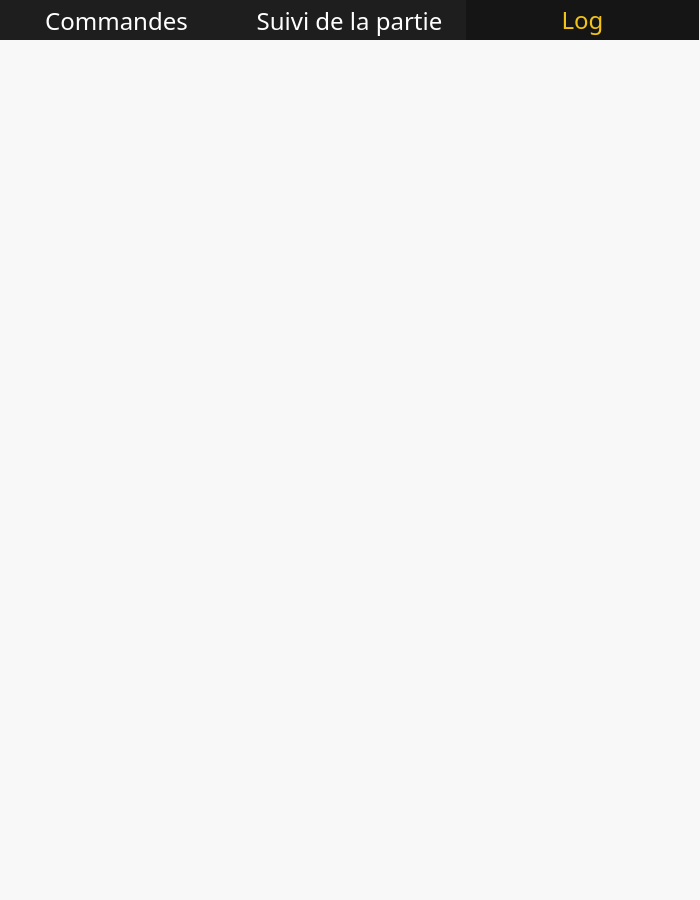
<?xml version="1.0" encoding="UTF-8"?>
<ui version="4.0">
 <class>C_Controller</class>
 <widget class="QMainWindow" name="C_Controller">
  <property name="geometry">
   <rect>
    <x>0</x>
    <y>0</y>
    <width>700</width>
    <height>900</height>
   </rect>
  </property>
  <property name="minimumSize">
   <size>
    <width>700</width>
    <height>900</height>
   </size>
  </property>
  <property name="maximumSize">
   <size>
    <width>700</width>
    <height>1200</height>
   </size>
  </property>
  <property name="windowTitle">
   <string>C_Controller</string>
  </property>
  <property name="styleSheet">
   <string notr="true">QMainWindow{
	border-image:url(:/images/background.png);
}</string>
  </property>
  <widget class="QWidget" name="centralwidget">
   <property name="styleSheet">
    <string notr="true"/>
   </property>
   <layout class="QVBoxLayout" name="verticalLayout">
    <property name="spacing">
     <number>0</number>
    </property>
    <property name="leftMargin">
     <number>0</number>
    </property>
    <property name="topMargin">
     <number>0</number>
    </property>
    <property name="rightMargin">
     <number>0</number>
    </property>
    <property name="bottomMargin">
     <number>0</number>
    </property>
    <item>
     <widget class="QTabWidget" name="tabWidget">
      <property name="sizePolicy">
       <sizepolicy hsizetype="Expanding" vsizetype="Expanding">
        <horstretch>0</horstretch>
        <verstretch>0</verstretch>
       </sizepolicy>
      </property>
      <property name="minimumSize">
       <size>
        <width>700</width>
        <height>0</height>
       </size>
      </property>
      <property name="font">
       <font>
        <family>Germania</family>
        <pointsize>10</pointsize>
        <weight>50</weight>
        <bold>false</bold>
       </font>
      </property>
      <property name="styleSheet">
       <string notr="true">QTabWidget{
	background-color:rgb(250,0,0);
}

QTabWidget::pane {
    background: transparent;
    border:none;
}

QTabBar::tab {
    background: transparent;
	border:none;
}



QWidget{background:transparent} QTabWidget::pane{border: none;background-color: transparent;} 
QTabBar::tab {background-color: #1E1E1E;color: white;width: 233px;height:40px;font-size:24px} 
 QTabBar::tab:hover{background-color:#303030; color: white;}    
QTabBar::tab:selected{background-color: #151515; color: #f3c216;}
</string>
      </property>
      <property name="currentIndex">
       <number>2</number>
      </property>
      <widget class="QWidget" name="tab_3">
       <attribute name="title">
        <string>Commandes</string>
       </attribute>
       <layout class="QVBoxLayout" name="verticalLayout_6" stretch="1,1,1,4">
        <property name="spacing">
         <number>20</number>
        </property>
        <property name="leftMargin">
         <number>150</number>
        </property>
        <property name="topMargin">
         <number>0</number>
        </property>
        <property name="rightMargin">
         <number>150</number>
        </property>
        <property name="bottomMargin">
         <number>0</number>
        </property>
        <item>
         <spacer name="verticalSpacer_2">
          <property name="orientation">
           <enum>Qt::Vertical</enum>
          </property>
          <property name="sizeHint" stdset="0">
           <size>
            <width>20</width>
            <height>40</height>
           </size>
          </property>
         </spacer>
        </item>
        <item>
         <widget class="QPushButton" name="buttonStartGame">
          <property name="sizePolicy">
           <sizepolicy hsizetype="Fixed" vsizetype="Fixed">
            <horstretch>0</horstretch>
            <verstretch>0</verstretch>
           </sizepolicy>
          </property>
          <property name="minimumSize">
           <size>
            <width>400</width>
            <height>50</height>
           </size>
          </property>
          <property name="font">
           <font>
            <family>Harry Potter</family>
            <pointsize>16</pointsize>
           </font>
          </property>
          <property name="styleSheet">
           <string notr="true">QPushButton{
	background-color:#EE151515;
	color:white;
	border-radius : 16px;
}

QPushButton:hover{
	background-color:#F8151515;
}</string>
          </property>
          <property name="text">
           <string>Demarrer la partie</string>
          </property>
         </widget>
        </item>
        <item>
         <widget class="QPushButton" name="buttonRestartTurn">
          <property name="sizePolicy">
           <sizepolicy hsizetype="Fixed" vsizetype="Fixed">
            <horstretch>0</horstretch>
            <verstretch>0</verstretch>
           </sizepolicy>
          </property>
          <property name="minimumSize">
           <size>
            <width>400</width>
            <height>50</height>
           </size>
          </property>
          <property name="font">
           <font>
            <family>Harry Potter</family>
            <pointsize>16</pointsize>
           </font>
          </property>
          <property name="styleSheet">
           <string notr="true">QPushButton{
	background-color:#EE151515;
	color:white;
	border-radius : 16px;
}

QPushButton:hover{
	background-color:#F8151515;
}</string>
          </property>
          <property name="text">
           <string>Recommencer le tour</string>
          </property>
         </widget>
        </item>
        <item>
         <spacer name="verticalSpacer_3">
          <property name="orientation">
           <enum>Qt::Vertical</enum>
          </property>
          <property name="sizeHint" stdset="0">
           <size>
            <width>20</width>
            <height>40</height>
           </size>
          </property>
         </spacer>
        </item>
       </layout>
      </widget>
      <widget class="QWidget" name="tab_2">
       <property name="styleSheet">
        <string notr="true">QWidget{
	background-color:rgba(0,0,0,0);
	border: none;
}
</string>
       </property>
       <attribute name="title">
        <string>Suivi de la partie</string>
       </attribute>
       <widget class="QScrollArea" name="scrollArea">
        <property name="geometry">
         <rect>
          <x>0</x>
          <y>350</y>
          <width>701</width>
          <height>511</height>
         </rect>
        </property>
        <property name="maximumSize">
         <size>
          <width>16777215</width>
          <height>16777215</height>
         </size>
        </property>
        <property name="styleSheet">
         <string notr="true"/>
        </property>
        <property name="verticalScrollBarPolicy">
         <enum>Qt::ScrollBarAlwaysOff</enum>
        </property>
        <property name="horizontalScrollBarPolicy">
         <enum>Qt::ScrollBarAlwaysOff</enum>
        </property>
        <property name="widgetResizable">
         <bool>true</bool>
        </property>
        <widget class="QWidget" name="scrollAreaPlayers">
         <property name="geometry">
          <rect>
           <x>0</x>
           <y>0</y>
           <width>701</width>
           <height>511</height>
          </rect>
         </property>
         <property name="styleSheet">
          <string notr="true">QAbstractScrollArea
{
background-color: transparent;
}
QWidget#scrollAreaWidgetContents{
background-color: transparent; /*or a colour*/
}</string>
         </property>
         <layout class="QVBoxLayout" name="verticalLayout_3">
          <item>
           <layout class="QVBoxLayout" name="layoutPlayers">
            <property name="spacing">
             <number>0</number>
            </property>
            <property name="sizeConstraint">
             <enum>QLayout::SetMinimumSize</enum>
            </property>
           </layout>
          </item>
          <item>
           <spacer name="verticalSpacer">
            <property name="orientation">
             <enum>Qt::Vertical</enum>
            </property>
            <property name="sizeHint" stdset="0">
             <size>
              <width>20</width>
              <height>40</height>
             </size>
            </property>
           </spacer>
          </item>
         </layout>
        </widget>
       </widget>
       <widget class="GUI_LawBoard" name="Board_DeathEater" native="true">
        <property name="geometry">
         <rect>
          <x>240</x>
          <y>180</y>
          <width>450</width>
          <height>160</height>
         </rect>
        </property>
        <property name="sizePolicy">
         <sizepolicy hsizetype="Fixed" vsizetype="Fixed">
          <horstretch>0</horstretch>
          <verstretch>0</verstretch>
         </sizepolicy>
        </property>
        <property name="minimumSize">
         <size>
          <width>450</width>
          <height>160</height>
         </size>
        </property>
        <property name="maximumSize">
         <size>
          <width>450</width>
          <height>160</height>
         </size>
        </property>
        <property name="styleSheet">
         <string notr="true">border-image:url(:/images/board_deathEater_56.png);</string>
        </property>
       </widget>
       <widget class="GUI_Stack" name="stack" native="true">
        <property name="geometry">
         <rect>
          <x>20</x>
          <y>30</y>
          <width>200</width>
          <height>300</height>
         </rect>
        </property>
        <property name="sizePolicy">
         <sizepolicy hsizetype="Fixed" vsizetype="Fixed">
          <horstretch>0</horstretch>
          <verstretch>0</verstretch>
         </sizepolicy>
        </property>
        <property name="minimumSize">
         <size>
          <width>200</width>
          <height>300</height>
         </size>
        </property>
        <property name="maximumSize">
         <size>
          <width>200</width>
          <height>300</height>
         </size>
        </property>
        <property name="styleSheet">
         <string notr="true"/>
        </property>
       </widget>
       <widget class="GUI_LawBoard" name="Board_PhenixOrder" native="true">
        <property name="geometry">
         <rect>
          <x>240</x>
          <y>10</y>
          <width>450</width>
          <height>160</height>
         </rect>
        </property>
        <property name="sizePolicy">
         <sizepolicy hsizetype="Fixed" vsizetype="Fixed">
          <horstretch>0</horstretch>
          <verstretch>0</verstretch>
         </sizepolicy>
        </property>
        <property name="minimumSize">
         <size>
          <width>450</width>
          <height>160</height>
         </size>
        </property>
        <property name="maximumSize">
         <size>
          <width>450</width>
          <height>160</height>
         </size>
        </property>
        <property name="styleSheet">
         <string notr="true">border-image:url(:/images/board_phenixOrder.png);</string>
        </property>
       </widget>
      </widget>
      <widget class="QWidget" name="tab">
       <property name="styleSheet">
        <string notr="true">QWidget{
	background-color:rgba(0,0,0,0);
	border: none;
}
</string>
       </property>
       <attribute name="title">
        <string>Log</string>
       </attribute>
       <layout class="QVBoxLayout" name="verticalLayout_2">
        <property name="spacing">
         <number>0</number>
        </property>
        <property name="leftMargin">
         <number>0</number>
        </property>
        <property name="topMargin">
         <number>0</number>
        </property>
        <property name="rightMargin">
         <number>0</number>
        </property>
        <property name="bottomMargin">
         <number>0</number>
        </property>
        <item>
         <widget class="QTextBrowser" name="output_log">
          <property name="font">
           <font>
            <family>Nirmala UI</family>
            <pointsize>10</pointsize>
            <weight>75</weight>
            <bold>true</bold>
           </font>
          </property>
          <property name="styleSheet">
           <string notr="true">QTextBrowser{
	background-color:rgba(250,250,250,200);
	color:#111111;
	border:none;
}</string>
          </property>
          <property name="html">
           <string>&lt;!DOCTYPE HTML PUBLIC &quot;-//W3C//DTD HTML 4.0//EN&quot; &quot;http://www.w3.org/TR/REC-html40/strict.dtd&quot;&gt;
&lt;html&gt;&lt;head&gt;&lt;meta name=&quot;qrichtext&quot; content=&quot;1&quot; /&gt;&lt;style type=&quot;text/css&quot;&gt;
p, li { white-space: pre-wrap; }
&lt;/style&gt;&lt;/head&gt;&lt;body style=&quot; font-family:'Nirmala UI'; font-size:10pt; font-weight:600; font-style:normal;&quot;&gt;
&lt;p style=&quot;-qt-paragraph-type:empty; margin-top:0px; margin-bottom:0px; margin-left:0px; margin-right:0px; -qt-block-indent:0; text-indent:0px; font-family:'MS Sans Serif'; font-size:15pt; font-weight:400;&quot;&gt;&lt;br /&gt;&lt;/p&gt;&lt;/body&gt;&lt;/html&gt;</string>
          </property>
         </widget>
        </item>
       </layout>
      </widget>
     </widget>
    </item>
   </layout>
  </widget>
 </widget>
 <customwidgets>
  <customwidget>
   <class>GUI_Stack</class>
   <extends>QWidget</extends>
   <header>GUI/servergui.h</header>
   <container>1</container>
  </customwidget>
  <customwidget>
   <class>GUI_LawBoard</class>
   <extends>QWidget</extends>
   <header>GUI/servergui.h</header>
   <container>1</container>
  </customwidget>
 </customwidgets>
 <resources/>
 <connections/>
</ui>
